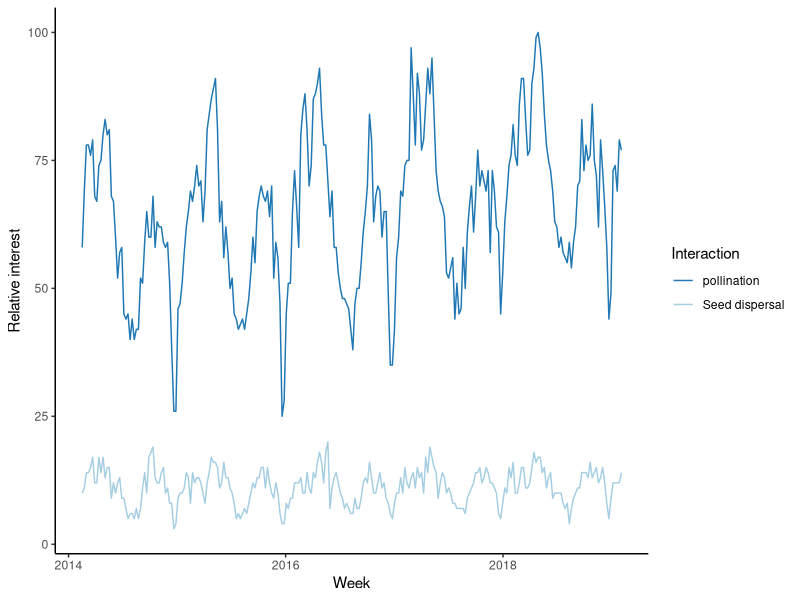
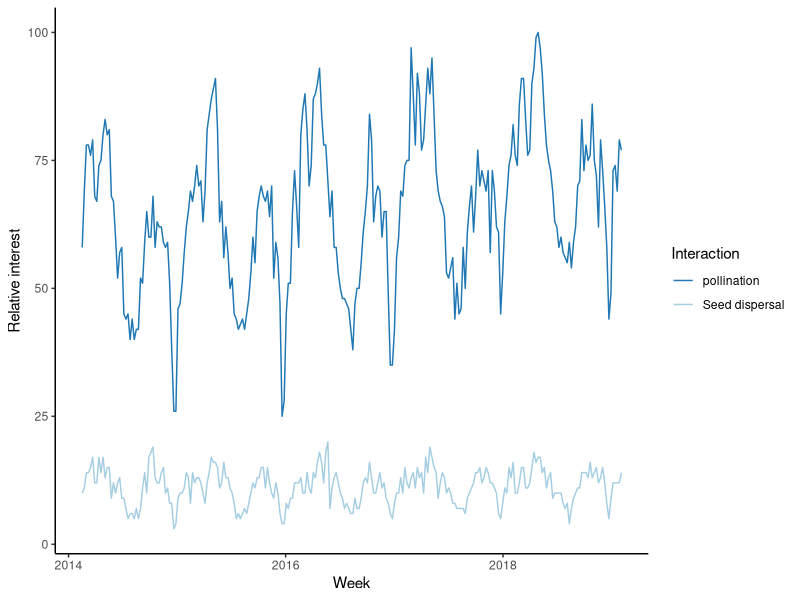

Write the R code that produced these figures, in order.
library(tidyverse)
library(lubridate)

GoogleTrends <- read_csv("GoogleTrends.csv")
GoogleTrends$Week <- mdy(GoogleTrends$Week)
GoogleTrends <- rename(GoogleTrends, interest = 'Relative interest')
GoogleTrends$interest <- as.numeric(GoogleTrends$interest)

ggplot(GoogleTrends, aes(Week, interest, color= Interaction))+
  geom_line()+
  ylab("Relative interest")+
  scale_color_brewer(type = "qual", palette = 3, direction= -1)+
  theme_classic()

ggsave("GoogleTrends.pdf")
